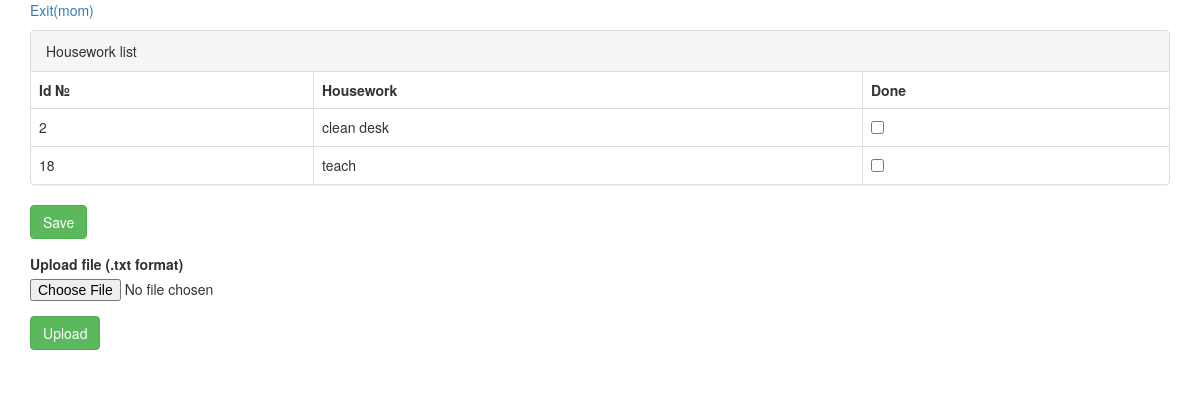
The page /housework.php (signed in) on the database its author committed.
### tables this page shows
CREATE TABLE IF NOT EXISTS `housework` (
  `housework_id` int(10) unsigned NOT NULL,
  `content` varchar(255) NOT NULL,
  `responsible` varchar(255) DEFAULT NULL,
  `done` tinyint(1) unsigned NOT NULL DEFAULT '0'
);

### HouseworkDB.php (called while the page is built, shortened)
<?php
class HouseworkDB{
    private $pdo;
    public function __construct(){
        $this->pdo = new PDO("mysql:host=localhost;dbname=absoluteTest", "root", "");
    }
    public function getHousework($name){
        $stmt = $this->pdo->prepare("SELECT * FROM housework WHERE responsible = :name  AND done = 0 ");
        $stmt->execute(['name' => $name]);
        return $stmt->fetchAll(PDO::FETCH_ASSOC);
    }
}

### get_housework.inc.php (the view, shortened to what this page needs)
<?php
$housework_arr = $housework->getHousework($name);
?>
<div class="housework">
    <form method="POST" action="<?php echo $_SERVER['PHP_SELF']; ?>">
    <div class="panel panel-default">
        <div class="panel-heading">Housework list</div>
        <table class="table table-bordered">
            <tr>
                <th>Id №</th>
                <th>Housework</th>
                <th>Done</th>
            </tr>
                <?php
                foreach($housework_arr as $item){
                    ?>
                    <tr> <td><?= $item['housework_id']?></td>
                        <td><?= $item['content']?></td>
                        <td><input type="checkbox" name='<?=$item['housework_id']?>' value="1"></td>
                    </tr>
                    <?php
                }
                ?>
        </table>
    </div>
    <div class="form-group">
        <button type="submit" name="submit" class="btn btn-success">Save</button>
    </div>
    </form>
</div>

### rows shown on the page
housework: housework_id "2", content "clean desk"
housework: housework_id "18", content "teach"

### other values the page prints
$name "mom"
